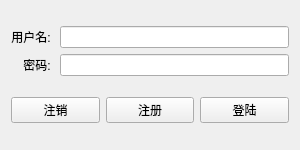
<?xml version="1.0" encoding="UTF-8"?>
<ui version="4.0">
 <class>Widget</class>
 <widget class="QWidget" name="Widget">
  <property name="geometry">
   <rect>
    <x>0</x>
    <y>0</y>
    <width>300</width>
    <height>150</height>
   </rect>
  </property>
  <property name="windowTitle">
   <string>Widget</string>
  </property>
  <layout class="QVBoxLayout" name="verticalLayout" stretch="1,0">
   <item>
    <layout class="QGridLayout" name="gridLayout">
     <item row="0" column="1">
      <widget class="QLineEdit" name="userLineEdit"/>
     </item>
     <item row="1" column="1">
      <widget class="QLineEdit" name="passwordLineEdit">
       <property name="echoMode">
        <enum>QLineEdit::Password</enum>
       </property>
      </widget>
     </item>
     <item row="0" column="0">
      <widget class="QLabel" name="userLabel">
       <property name="text">
        <string>用户名: </string>
       </property>
       <property name="alignment">
        <set>Qt::AlignRight|Qt::AlignTrailing|Qt::AlignVCenter</set>
       </property>
      </widget>
     </item>
     <item row="1" column="0">
      <widget class="QLabel" name="passwordLabel">
       <property name="text">
        <string>密码: </string>
       </property>
       <property name="alignment">
        <set>Qt::AlignRight|Qt::AlignTrailing|Qt::AlignVCenter</set>
       </property>
      </widget>
     </item>
    </layout>
   </item>
   <item>
    <layout class="QHBoxLayout" name="horizontalLayout">
     <property name="spacing">
      <number>6</number>
     </property>
     <item>
      <widget class="QPushButton" name="logoutBtn">
       <property name="text">
        <string>注销</string>
       </property>
      </widget>
     </item>
     <item>
      <widget class="QPushButton" name="registerBtn">
       <property name="text">
        <string>注册</string>
       </property>
      </widget>
     </item>
     <item>
      <widget class="QPushButton" name="loginBtn">
       <property name="text">
        <string>登陆</string>
       </property>
      </widget>
     </item>
    </layout>
   </item>
  </layout>
 </widget>
 <resources/>
 <connections/>
</ui>
